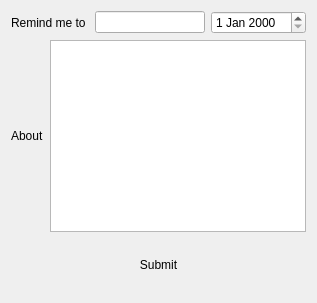
                   <widget class="QWidget" name="forReminders">
                    <layout class="QVBoxLayout" name="verticalLayout_32" stretch="1,2,1">
                     <item>
                      <layout class="QHBoxLayout" name="horizontalLayout_14" stretch="0,2,1">
                       <item>
                        <widget class="QLabel" name="label_24">
                         <property name="text">
                          <string>Remind me to </string>
                         </property>
                        </widget>
                       </item>
                       <item>
                        <widget class="QLineEdit" name="lineEdit_3">
                         <property name="styleSheet">
                          <string notr="true">border:2px solid rgb(181, 145, 212);
padding: 0 8px;
margin:20px;
font-size: 16px;
border-radius: 10px;
focus {
background-color:rgb(192, 192, 255);}</string>
                         </property>
                        </widget>
                       </item>
                       <item>
                        <widget class="QDateEdit" name="dateEdit">
                         <property name="styleSheet">
                          <string notr="true">border: 2px solid rgb(181, 145, 212);
padding: 0 8px;
margin:20px;
font-size: 14px;
border-radius: 10px;
focus {
background-color:rgb(192, 192, 255);}</string>
                         </property>
                        </widget>
                       </item>
                      </layout>
                     </item>
                     <item>
                      <layout class="QHBoxLayout" name="horizontalLayout_15">
                       <item>
                        <widget class="QLabel" name="label_25">
                         <property name="text">
                          <string>About</string>
                         </property>
                        </widget>
                       </item>
                       <item>
                        <widget class="QTextEdit" name="textEdit">
                         <property name="styleSheet">
                          <string notr="true">border:2px solid rgb(181, 145, 212);
padding: 0 8px;
margin:20px;
font-size: 16px;
border-radius: 10px;
focus {
background-color:rgb(192, 192, 255);}</string>
                         </property>
                        </widget>
                       </item>
                      </layout>
                     </item>
                     <item>
                      <layout class="QHBoxLayout" name="horizontalLayout_16" stretch="2,1,2">
                       <item>
                        <spacer name="horizontalSpacer_5">
                         <property name="orientation">
                          <enum>Qt::Horizontal</enum>
                         </property>
                         <property name="sizeHint" stdset="0">
                          <size>
                           <width>40</width>
                           <height>20</height>
                          </size>
                         </property>
                        </spacer>
                       </item>
                       <item>
                        <widget class="QPushButton" name="reminders_submit">
                         <property name="styleSheet">
                          <string notr="true">border-radius:10px;
padding:15px;
margin:5px;
font: 350 11pt &quot;Bahnschrift SemiLight SemiConde&quot;;</string>
                         </property>
                         <property name="text">
                          <string>Submit</string>
                         </property>
                        </widget>
                       </item>
                       <item>
                        <spacer name="horizontalSpacer_6">
                         <property name="orientation">
                          <enum>Qt::Horizontal</enum>
                         </property>
                         <property name="sizeHint" stdset="0">
                          <size>
                           <width>40</width>
                           <height>20</height>
                          </size>
                         </property>
                        </spacer>
                       </item>
                      </layout>
                     </item>
                    </layout>
                   </widget>
